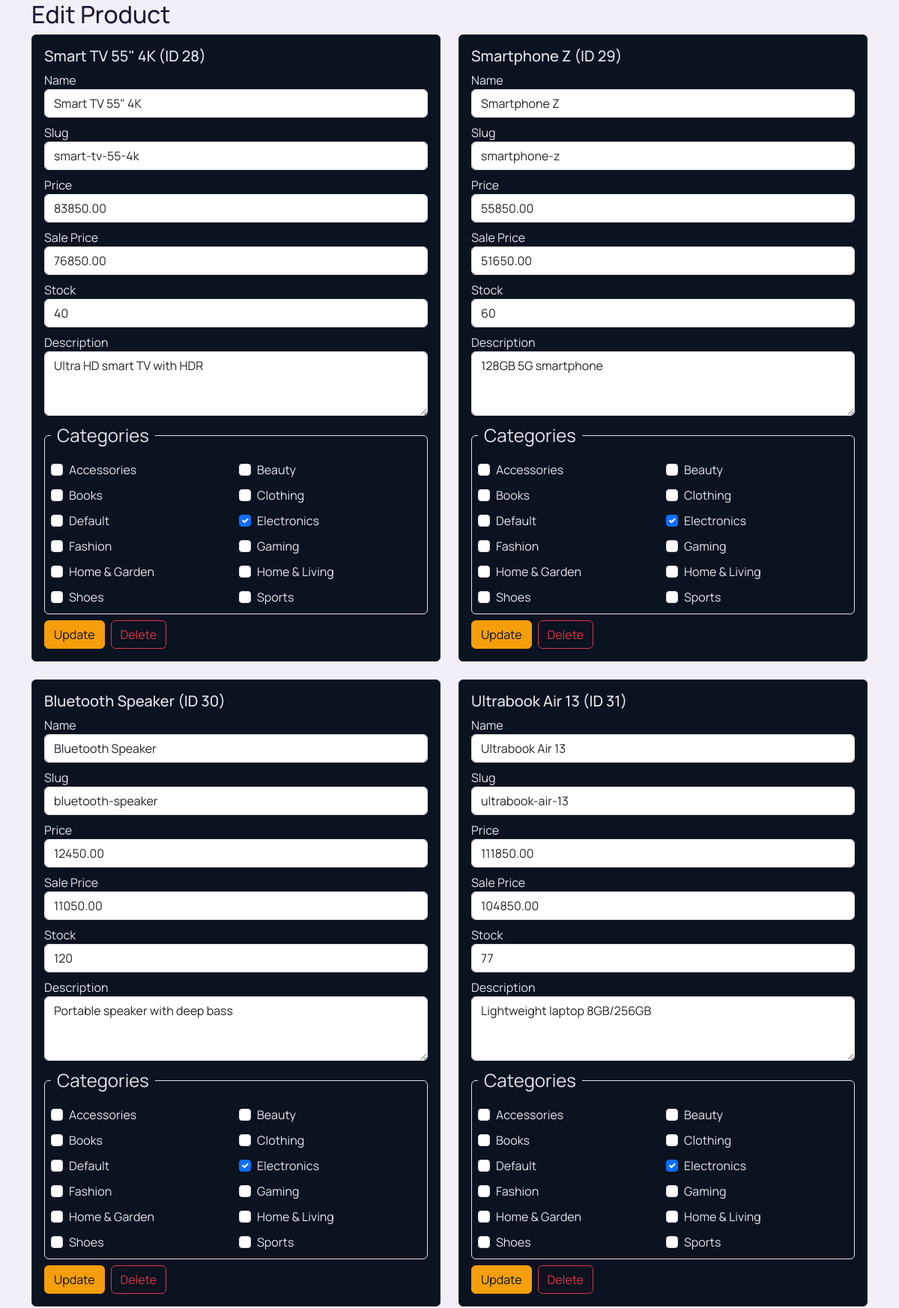
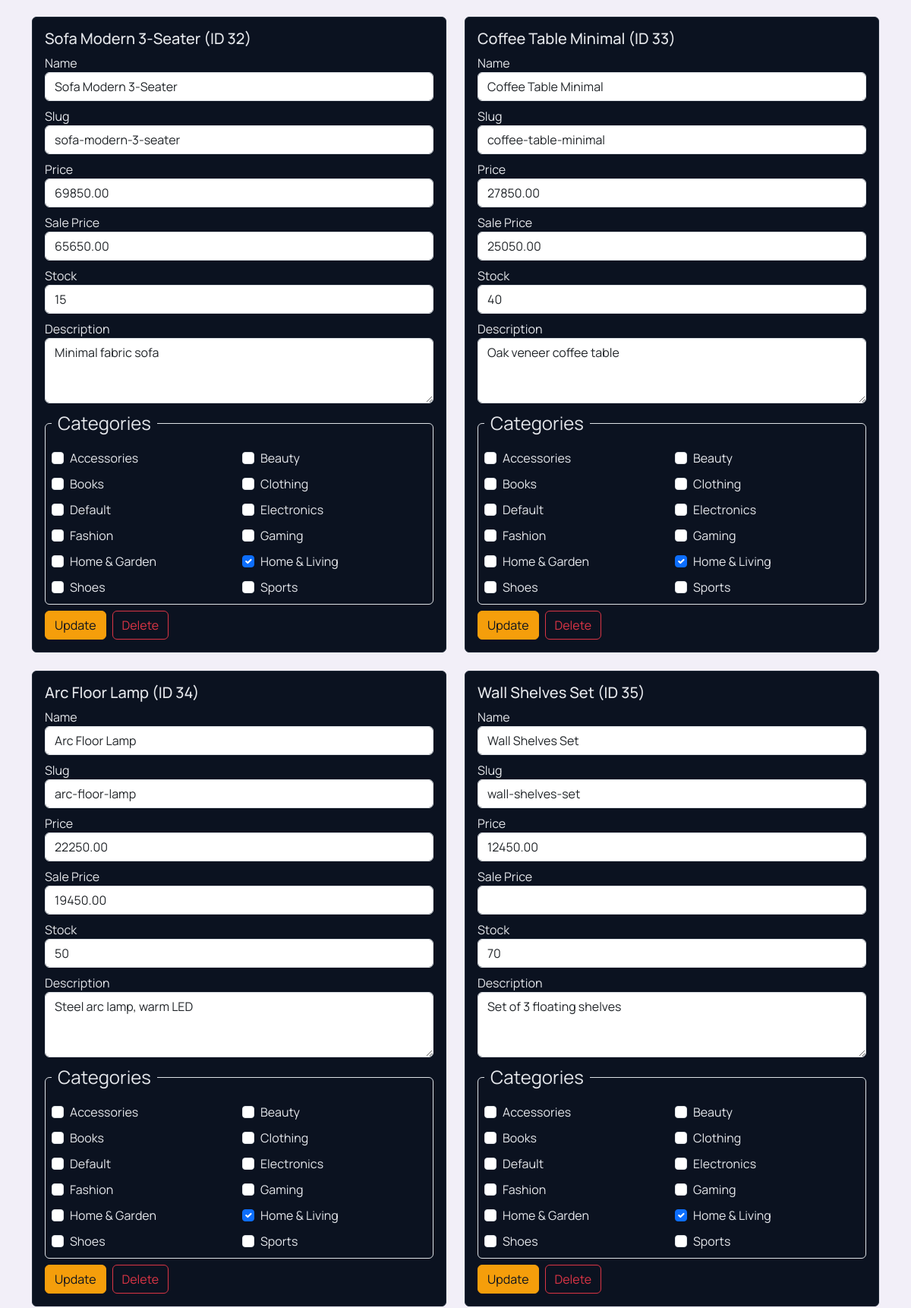
Page /admin/edit_product.php (signed in, upper part) on the committed database (2 pictures, top to bottom).
### tables this page shows
CREATE TABLE `products` (
  `id` int(10) UNSIGNED NOT NULL,
  `sku` varchar(100) DEFAULT NULL,
  `name` varchar(255) NOT NULL,
  `slug` varchar(191) NOT NULL,
  `description` text DEFAULT NULL,
  `category_id` int(10) UNSIGNED DEFAULT NULL,
  `tags` text DEFAULT NULL,
  `price` decimal(10,2) NOT NULL DEFAULT 0.00,
  `image_path` varchar(255) DEFAULT NULL,
  `sale_price` decimal(10,2) DEFAULT NULL,
  `stock` int(11) NOT NULL DEFAULT 0,
  `is_active` tinyint(1) NOT NULL DEFAULT 1,
  `created_at` timestamp NOT NULL DEFAULT current_timestamp(),
  `updated_at` timestamp NULL DEFAULT NULL ON UPDATE current_timestamp()
);

CREATE TABLE `categories` (
  `id` int(10) UNSIGNED NOT NULL,
  `name` varchar(150) NOT NULL,
  `slug` varchar(191) NOT NULL,
  `description` text DEFAULT NULL,
  `parent_id` int(10) UNSIGNED DEFAULT NULL,
  `created_at` timestamp NOT NULL DEFAULT current_timestamp()
);

### includes/db_functions.php (called while the page is built, shortened)
<?php
function db_has_connection() {
    global $pdo;
    return isset($pdo) && $pdo instanceof PDO;
}
function get_products($limit = null, $category_id = null) {
    global $pdo;
    try {
        $sql = "SELECT p.*,
                       COALESCE(p.sale_price, p.price) as display_price,
                       GROUP_CONCAT(c.name SEPARATOR ', ') as categories,
                       (SELECT pi.file_path FROM product_images pi WHERE pi.product_id = p.id ORDER BY `order` ASC, id ASC LIMIT 1) AS image_path
                FROM products p
                LEFT JOIN product_category pc ON p.id = pc.product_id
                LEFT JOIN categories c ON pc.category_id = c.id
                WHERE p.is_active = 1";
        $sql .= " GROUP BY p.id ORDER BY p.created_at DESC";
        $stmt = $pdo->prepare($sql);
        $stmt->execute();
        return $stmt->fetchAll(PDO::FETCH_ASSOC);
    } catch (PDOException $e) {
        error_log("Error fetching products: " . $e->getMessage());
        return [];
    }
}
function get_categories($parent_id = null) {
    global $pdo;
    try {
        $sql = "SELECT * FROM categories WHERE 1=1";
        if ($parent_id === null) {
            $sql .= " AND parent_id IS NULL";
        } else {
            $sql .= " AND parent_id = :parent_id";
        }
        $sql .= " ORDER BY name";
        $stmt = $pdo->prepare($sql);
        $stmt->execute();
        return $stmt->fetchAll(PDO::FETCH_ASSOC);
    } catch (PDOException $e) {
        error_log("Error fetching categories: " . $e->getMessage());
        return [];
    }
}
function get_product_category_ids($product_id) {
    global $pdo;
    try {
        $sql = "SELECT category_id FROM product_category WHERE product_id = :pid";
        $stmt = $pdo->prepare($sql);
        $stmt->bindParam(':pid', $product_id, PDO::PARAM_INT);
        $stmt->execute();
        return array_map('intval', array_column($stmt->fetchAll(PDO::FETCH_ASSOC), 'category_id'));
    } catch (PDOException $e) {
        error_log("Error fetching product category ids: " . $e->getMessage());
        return [];
    }
}
?>

### admin/edit_product.php (the view, shortened to what this page needs)
<?php require_once __DIR__ . '/../config/db.php'; ?>
<?php require_once __DIR__ . '/../includes/db_functions.php'; ?>
<?php
$allCategories = db_has_connection() ? get_categories(null) : [];
$products = db_has_connection() ? get_products(null, null) : [];
?>
<?php include __DIR__ . '/../includes/header.php'; ?>
<section class="container">
  <h2>Edit Product</h2>
  <div class="row g-4">
    <?php foreach ($products as $p): ?>
      <div class="col-12 col-md-6">
        <div class="card h-100">
          <div class="card-body">
            <h5 class="card-title mb-2"><?php echo htmlspecialchars($p['name']); ?> (ID <?php echo (int)$p['id']; ?>)</h5>
            <form method="post" class="d-grid gap-2">
              <label>Name <input type="text" name="name" value="<?php echo htmlspecialchars($p['name']); ?>" class="form-control" /></label>
              <label>Slug <input type="text" name="slug" value="<?php echo htmlspecialchars($p['slug']); ?>" class="form-control" /></label>
              <label>Price <input type="number" step="0.01" min="0" name="price" value="<?php echo htmlspecialchars($p['price']); ?>" class="form-control" /></label>
              <label>Sale Price <input type="number" step="0.01" min="0" name="sale_price" value="<?php echo htmlspecialchars($p['sale_price'] ?? ''); ?>" class="form-control" /></label>
              <label>Stock <input type="number" step="1" min="0" name="stock" value="<?php echo (int)$p['stock']; ?>" class="form-control" /></label>
              <label>Description <textarea name="description" rows="3" class="form-control"><?php echo htmlspecialchars($p['description'] ?? ''); ?></textarea></label>
              <?php $selectedCats = db_has_connection() ? get_product_category_ids((int)$p['id']) : []; ?>
              <fieldset class="border rounded p-2">
                <legend class="float-none w-auto px-2">Categories</legend>
                <?php if (!empty($allCategories)): ?>
                  <div class="row row-cols-2 g-2">
                    <?php foreach ($allCategories as $cat): ?>
                      <div class="col">
                        <label class="form-check">
                          <input class="form-check-input" type="checkbox" name="category_ids[]" value="<?php echo (int)$cat['id']; ?>" <?php echo in_array((int)$cat['id'], $selectedCats, true) ? 'checked' : ''; ?> />
                          <span class="form-check-label"><?php echo htmlspecialchars($cat['name']); ?></span>
                        </label>
                      </div>
                    <?php endforeach; ?>
                  </div>
                <?php else: ?>
                  <div class="text-muted">No categories found.</div>
                <?php endif; ?>
              </fieldset>
              <div class="d-flex gap-2">
                <button class="btn btn-dark" type="submit" name="action" value="update">Update</button>
                <button class="btn btn-outline-danger" type="submit" name="action" value="delete" onclick="return confirm('Delete this product?');">Delete</button>
              </div>
            </form>
          </div>
        </div>
      </div>
    <?php endforeach; ?>
  </div>
</section>
<?php include __DIR__ . '/../includes/footer.php'; ?>

### assets/css/style.css (style rules this page uses)
:root { --wf-indigo: #0B0055; --wf-indigo-2: #07003d; --wf-orange: #fd7a00; --wf-orange-2: #fdb095; --wf-pink: #e5958e; --wf-yellow: #ffba00; --wf-blue: #0B0055; --wf-text: #f5f7ff; --wf-dark: #090212; --wf-card-text: #27203f; --wf-muted: #9189a7; --wf-border: #ece8f5; --wf-shadow: 0 12px 30px rgba(20, 4, 44, 0.16); }
* { box-sizing: border-box; }
html, body { min-height: 100%; }
body { margin: 0; font-family: 'Manrope', sans-serif; color: #1d1833; background: #f4f2f8; }

### assets/css/home.css (style rules this page uses)
.wireframe-page { --wf-blue: #0B0055; --wf-blue-soft: #24147a; --wf-blue-tint: #d9cdef; }
.wireframe-page { background: #f2eff8; }

### rows in the picture
products: name "Smart TV 55\" 4K", id "28", slug "smart-tv-55-4k", price "83850.00", sale_price "76850.00", stock "40", description "Ultra HD smart TV with HDR"
categories: name "Accessories"
categories: name "Beauty"
categories: name "Books"
categories: name "Clothing"
categories: name "Default"
categories: id "☑", name "Electronics"
categories: name "Fashion"
categories: name "Gaming"
categories: name "Home & Garden"
categories: name "Home & Living", id "☑"
categories: name "Shoes"
categories: name "Sports"
products: name "Smartphone Z", id "29", slug "smartphone-z", price "55850.00", sale_price "51650.00", stock "60", description "128GB 5G smartphone"
products: name "Bluetooth Speaker", id "30", slug "bluetooth-speaker", price "12450.00", sale_price "11050.00", stock "120", description "Portable speaker with deep bass"
products: name "Ultrabook Air 13", id "31", slug "ultrabook-air-13", price "111850.00", sale_price "104850.00", stock "77", description "Lightweight laptop 8GB/256GB"
products: name "Sofa Modern 3-Seater", id "32", slug "sofa-modern-3-seater", price "69850.00", sale_price "65650.00", stock "15", description "Minimal fabric sofa"
products: name "Coffee Table Minimal", id "33", slug "coffee-table-minimal", price "27850.00", sale_price "25050.00", stock "40", description "Oak veneer coffee table"
products: name "Arc Floor Lamp", id "34", slug "arc-floor-lamp", price "22250.00", sale_price "19450.00", stock "50", description "Steel arc lamp, warm LED"
products: name "Wall Shelves Set", id "35", slug "wall-shelves-set", price "12450.00", stock "70", description "Set of 3 floating shelves"
